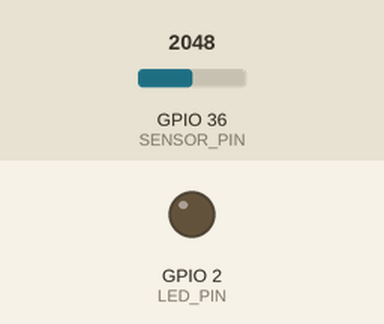
Recording of a sketch running on a simulated ESP32. On the bench: output pins drawn as LEDs (lit = HIGH). The inputs (shaded band) are chosen by the test bench; at power-on: GPIO 36 (SENSOR_PIN) = 2048 (analog values on the 0–4095 scale). WiFi joins after 1.5 s; servers stay silent unless stated; uploads are accepted with an empty reply; what the sketch prints to the serial monitor is not drawn.

Above: at 0.1 s.
At 1.8 s:
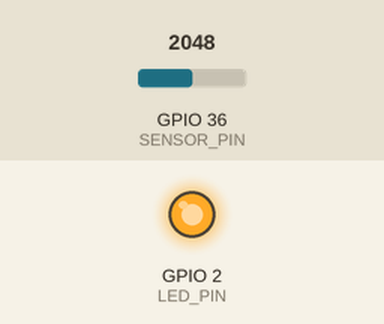
Timing chart, 0 to 3.3 s (numbered marks = the images above):
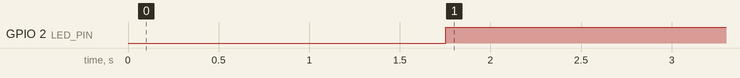

Measured:
- by itself, GPIO 2 (LED_PIN): LOW → HIGH at 1.8 s

The sketch:

bitebud_esp32_sensor.ino
```cpp
/*
  BiteBud pressure sensor prototype firmware

  Board: Arduino Nano ESP32 or compatible ESP32 board
  Sensor: Tekscan FlexiForce A201 through the BiteBud voltage-divider circuit

  Copy secrets.example.h to secrets.h and update the local values before
  uploading. secrets.h is ignored by Git and must not be committed.

  This firmware reads one analog sensor at 20 Hz and sends smoothed data to the
  local BiteBud dashboard at 10 Hz. It is for bench testing only.
*/

#include <WiFi.h>
#include <HTTPClient.h>
#include "secrets.h"

const char* WIFI_SSID = BITEBUD_WIFI_SSID;
const char* WIFI_PASSWORD = BITEBUD_WIFI_PASSWORD;
const char* SERVER_URL = BITEBUD_SERVER_URL;

const char* DEVICE_ID = "bitebud-proto-01";
const char* SENSOR_ID = "front";

const int SENSOR_PIN = A0;
const int LED_PIN = LED_BUILTIN;

const unsigned long SAMPLE_INTERVAL_MS = 50;   // 20 Hz
const unsigned long SEND_INTERVAL_MS = 100;    // 10 Hz
const float SMOOTHING_ALPHA = 0.22;

float smoothedRaw = 0;
unsigned long lastSampleAt = 0;
unsigned long lastSendAt = 0;

void setup() {
  Serial.begin(115200);
  pinMode(LED_PIN, OUTPUT);
  analogReadResolution(12);

  WiFi.begin(WIFI_SSID, WIFI_PASSWORD);
  Serial.print("Connecting to WiFi");
  while (WiFi.status() != WL_CONNECTED) {
    delay(350);
    Serial.print(".");
  }
  Serial.println();
  Serial.print("Connected. Device IP: ");
  Serial.println(WiFi.localIP());
}

void loop() {
  unsigned long now = millis();

  if (now - lastSampleAt >= SAMPLE_INTERVAL_MS) {
    lastSampleAt = now;
    int raw = analogRead(SENSOR_PIN);
    if (smoothedRaw == 0) {
      smoothedRaw = raw;
    } else {
      smoothedRaw = (SMOOTHING_ALPHA * raw) + ((1.0 - SMOOTHING_ALPHA) * smoothedRaw);
    }
    digitalWrite(LED_PIN, smoothedRaw > 740 ? HIGH : LOW);
  }

  if (now - lastSendAt >= SEND_INTERVAL_MS) {
    lastSendAt = now;
    sendReading((int)smoothedRaw, now);
  }
}

void sendReading(int raw, unsigned long uptimeMs) {
  if (WiFi.status() != WL_CONNECTED) {
    WiFi.reconnect();
    return;
  }

  float voltage = (raw / 4095.0) * 3.3;

  HTTPClient http;
  http.begin(SERVER_URL);
  http.addHeader("Content-Type", "application/json");

  String payload = "{";
  payload += "\"deviceId\":\"" + String(DEVICE_ID) + "\",";
  payload += "\"sensorId\":\"" + String(SENSOR_ID) + "\",";
  payload += "\"raw\":" + String(raw) + ",";
  payload += "\"voltage\":" + String(voltage, 3) + ",";
  payload += "\"uptimeMs\":" + String(uptimeMs);
  payload += "}";

  int code = http.POST(payload);
  Serial.print("POST ");
  Serial.print(code);
  Serial.print(" raw=");
  Serial.println(raw);
  http.end();
}
```

secrets.example.h
```cpp
#pragma once

// Copy this file to secrets.h and replace the placeholders locally.
// Never commit secrets.h; it is excluded by the repository's .gitignore.
#define BITEBUD_WIFI_SSID "YOUR_WIFI_NAME"
#define BITEBUD_WIFI_PASSWORD "YOUR_WIFI_PASSWORD"
#define BITEBUD_SERVER_URL "http://YOUR_LAPTOP_IP:8787/api/readings"
```
